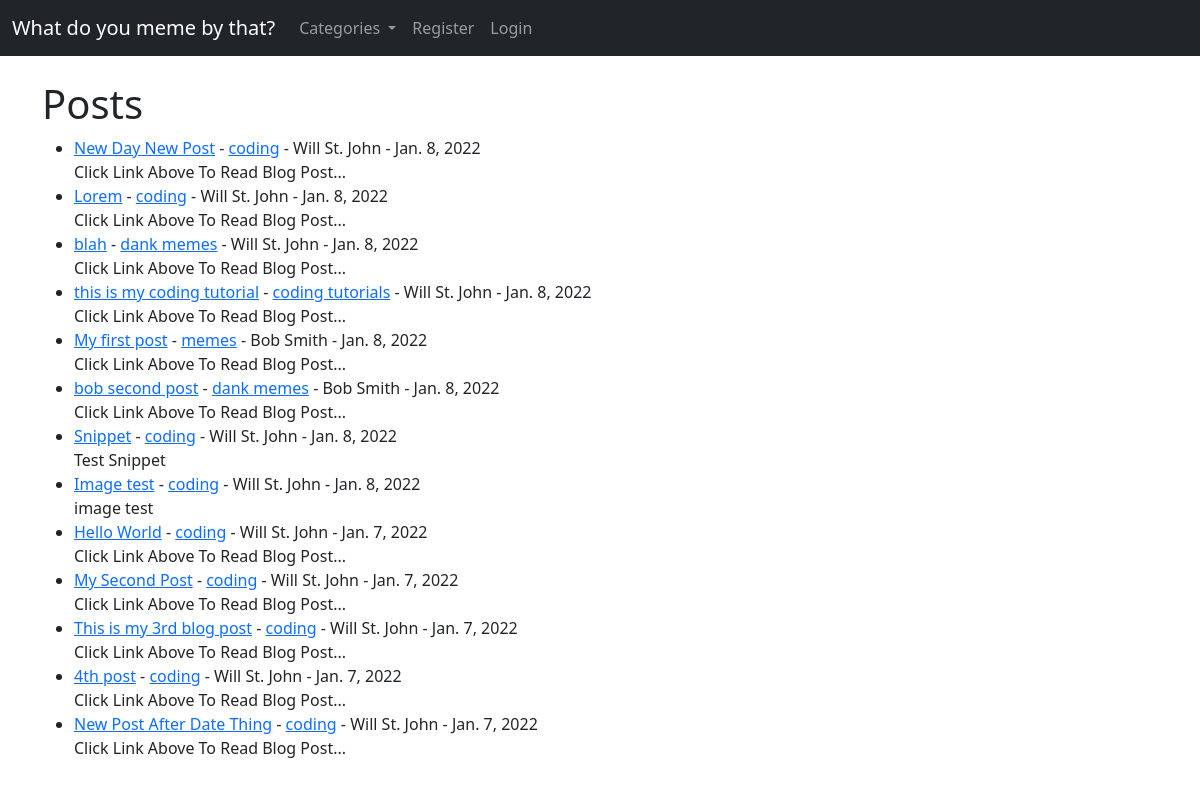
The page / on the database its author committed.
### memeblog/models.py (models this page shows, shortened)
class Post(models.Model):
    title = models.CharField(max_length=255)
    header_image = models.ImageField(null=True, blank=True, upload_to="images/")
    title_tag = models.CharField(max_length=255)
    author = models.ForeignKey(User, on_delete=models.CASCADE)
    body = RichTextField(blank=True, null=True)
    post_date = models.DateField(auto_now_add=True)
    category = models.CharField(max_length=255, default='coding')
    likes = models.ManyToManyField(User, related_name='blog_posts')
    snippet = models.CharField(max_length=255)

### memeblog/views.py (the view)
# urls.py: path('', HomeView.as_view(), name='home'),
class HomeView(ListView):
    model = Post
    template_name = 'home.html'
    ordering = ['-post_date']
    def get_context_data(self, *args, **kwargs):
        cat_menu = Category.objects.all()
        context = super(HomeView, self).get_context_data(*args, **kwargs)
        context["cat_menu"] = cat_menu
        return context

### memeblog/models.py (called while the page is built)
    def __str__(self):
        return self.name

### memeblog/templates/home.html (shortened to what this page needs)
{% extends 'base.html' %}
{% block content %}
<h1>Posts</h1>
<ul>
{% for post in object_list %}
    <li><a href="{% url 'article-detail' post.pk %}"> {{ post.title }}</a>
        - <a href="{% url 'category' post.category|slugify %}">{{ post.category }}</a>
        - {{ post.author.first_name }} {{ post.author.last_name }}
        - {{ post.post_date }}<br/>
    {{ post.snippet}}
    </li>
{% endfor%}
</ul>
{% endblock %}

### memeblog/templates/base.html (shortened to what this page needs)
<!doctype html>
<html lang="en">
  <head>
    <link href="https://cdn.jsdelivr.net/npm/bootstrap@5.1.3/dist/css/bootstrap.min.css" rel="stylesheet">
  </head>
  <body>
    <nav class="navbar navbar-expand-lg navbar-dark bg-dark">
        <div class="container-fluid">
          <a class="navbar-brand" href="{% url 'home' %}">What do you meme by that?</a>
          <div class="collapse navbar-collapse" id="navbarSupportedContent">
            <ul class="navbar-nav me-auto mb-2 mb-lg-0">
              {% if cat_menu %}
              <li class="nav-item dropdown">
                <a class="nav-link dropdown-toggle" href="#" id="navbarDropdown" role="button" data-bs-toggle="dropdown" aria-expanded="false">
                  Categories
                </a>
              {% endif %}
              </li>
              {% if user.is_authenticated%}
              <li class="nav-item">
                <a class="nav-link" href="{% url 'add_post' %}">Add Post</a>
              </li>
              <li class="nav-item">
                <a class="nav-link" href="{% url 'add_category' %}">Add Category</a>
              </li>
              <li class="nav-item">
                <a class="nav-link" href="{% url 'edit_profile' %}">Edit Profile</a>
              </li>
              <li class="nav-item">
                <a class="nav-link" href="{% url 'logout' %}">Logout</a>
              </li>
              {% else %}
              <li class="nav-item">
                <a class="nav-link" href="{% url 'register' %}">Register</a>
              </li>
              <li class="nav-item">
                <a class="nav-link" href="{% url 'login' %}">Login</a>
              </li>
              {% endif %}
            </ul>
          </div>
        </div>
      </nav>
    <br/>
    <div class="container">
        {% block content %}
        {% endblock %}
    </div>
  </body>
</html>

### rows shown on the page
Post: title "New Day New Post", category "coding", author.first_name "Will", author.last_name "St. John", post_date "Jan. 8, 2022", snippet "Click Link Above To Read Blog Post..."
Post: title "Lorem", category "coding", author.first_name "Will", author.last_name "St. John", post_date "Jan. 8, 2022", snippet "Click Link Above To Read Blog Post..."
Post: title "blah", category "dank memes", author.first_name "Will", author.last_name "St. John", post_date "Jan. 8, 2022", snippet "Click Link Above To Read Blog Post..."
Post: title "this is my coding tutorial", category "coding tutorials", author.first_name "Will", author.last_name "St. John", post_date "Jan. 8, 2022", snippet "Click Link Above To Read Blog Post..."
Post: title "My first post", category "memes", author.first_name "Bob", author.last_name "Smith", post_date "Jan. 8, 2022", snippet "Click Link Above To Read Blog Post..."
Post: title "bob second post", category "dank memes", author.first_name "Bob", author.last_name "Smith", post_date "Jan. 8, 2022", snippet "Click Link Above To Read Blog Post..."
Post: title "Snippet", category "coding", author.first_name "Will", author.last_name "St. John", post_date "Jan. 8, 2022", snippet "Test Snippet"
Post: title "Image test", category "coding", author.first_name "Will", author.last_name "St. John", post_date "Jan. 8, 2022", snippet "image test"
Post: title "Hello World", category "coding", author.first_name "Will", author.last_name "St. John", post_date "Jan. 7, 2022", snippet "Click Link Above To Read Blog Post..."
Post: title "My Second Post", category "coding", author.first_name "Will", author.last_name "St. John", post_date "Jan. 7, 2022", snippet "Click Link Above To Read Blog Post..."
Post: title "This is my 3rd blog post", category "coding", author.first_name "Will", author.last_name "St. John", post_date "Jan. 7, 2022", snippet "Click Link Above To Read Blog Post..."
Post: title "4th post", category "coding", author.first_name "Will", author.last_name "St. John", post_date "Jan. 7, 2022", snippet "Click Link Above To Read Blog Post..."
Post: title "New Post After Date Thing", category "coding", author.first_name "Will", author.last_name "St. John", post_date "Jan. 7, 2022", snippet "Click Link Above To Read Blog Post..."
